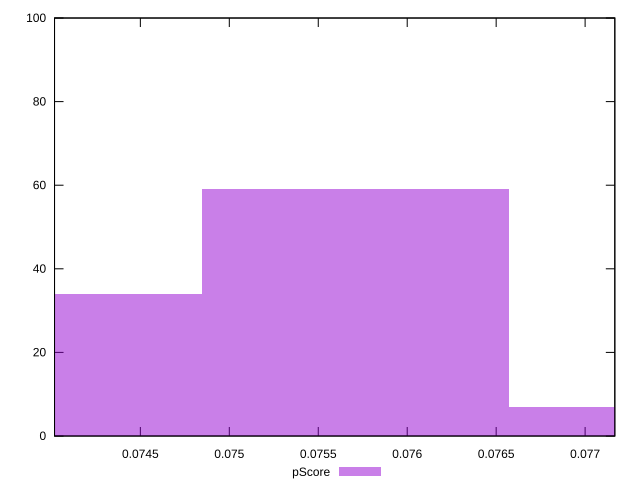

Here is the gnuplot script that generated this plot:
reset

$pScore <<EOF
0.0757093179494481 59
0.07398865163241519 34
0.07742998426648101 7
EOF

set key outside below
set boxwidth 0.0017206663170329115
set xrange [0.07401760794350265:0.07716697263457128]
set yrange [0:100]
set trange [0:100]
set style fill transparent solid 0.5 noborder
set terminal svg size 640, 490 enhanced background rgb 'white'
set output "reports/report_00033_2021-03-01T14-23-16.841Z/uses-long-cache-ttl/samples/astro-inner/pScore/histogram.svg"

plot $pScore title "pScore" with boxes

reset
